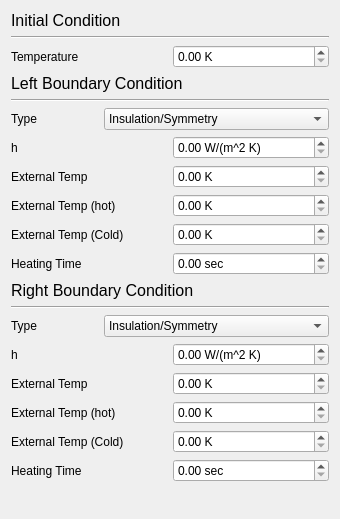
      <widget class="QWidget" name="TTab">
       <property name="geometry">
        <rect>
         <x>0</x>
         <y>0</y>
         <width>340</width>
         <height>519</height>
        </rect>
       </property>
       <attribute name="label">
        <string>Heat Conduction</string>
       </attribute>
       <layout class="QVBoxLayout" name="verticalLayout_4">
        <item>
         <widget class="QLabel" name="label_11">
          <property name="text">
           <string>&lt;!DOCTYPE HTML PUBLIC &quot;-//W3C//DTD HTML 4.0//EN&quot; &quot;http://www.w3.org/TR/REC-html40/strict.dtd&quot;&gt;
&lt;html&gt;&lt;head&gt;&lt;meta name=&quot;qrichtext&quot; content=&quot;1&quot; /&gt;&lt;style type=&quot;text/css&quot;&gt;
p, li { white-space: pre-wrap; }
&lt;/style&gt;&lt;/head&gt;&lt;body style=&quot; font-family:'Sans Serif'; font-size:9pt; font-weight:400; font-style:normal;&quot;&gt;
&lt;p style=&quot; margin-top:0px; margin-bottom:0px; margin-left:0px; margin-right:0px; -qt-block-indent:0; text-indent:0px;&quot;&gt;&lt;span style=&quot; font-size:12pt;&quot;&gt;Initial Condition&lt;/span&gt;&lt;/p&gt;&lt;/body&gt;&lt;/html&gt;</string>
          </property>
         </widget>
        </item>
        <item>
         <widget class="Line" name="line_4">
          <property name="orientation">
           <enum>Qt::Horizontal</enum>
          </property>
         </widget>
        </item>
        <item>
         <layout class="QHBoxLayout" name="horizontalLayout_10">
          <item>
           <widget class="QLabel" name="label_12">
            <property name="text">
             <string>Temperature</string>
            </property>
           </widget>
          </item>
          <item>
           <widget class="QDoubleSpinBox" name="spinTInit">
            <property name="suffix">
             <string> K</string>
            </property>
            <property name="maximum">
             <double>9999.989999999999782</double>
            </property>
           </widget>
          </item>
         </layout>
        </item>
        <item>
         <widget class="QLabel" name="label_13">
          <property name="text">
           <string>&lt;!DOCTYPE HTML PUBLIC &quot;-//W3C//DTD HTML 4.0//EN&quot; &quot;http://www.w3.org/TR/REC-html40/strict.dtd&quot;&gt;
&lt;html&gt;&lt;head&gt;&lt;meta name=&quot;qrichtext&quot; content=&quot;1&quot; /&gt;&lt;style type=&quot;text/css&quot;&gt;
p, li { white-space: pre-wrap; }
&lt;/style&gt;&lt;/head&gt;&lt;body style=&quot; font-family:'Sans Serif'; font-size:9pt; font-weight:400; font-style:normal;&quot;&gt;
&lt;p style=&quot; margin-top:0px; margin-bottom:0px; margin-left:0px; margin-right:0px; -qt-block-indent:0; text-indent:0px;&quot;&gt;&lt;span style=&quot; font-size:12pt;&quot;&gt;Left Boundary Condition&lt;/span&gt;&lt;/p&gt;&lt;/body&gt;&lt;/html&gt;</string>
          </property>
         </widget>
        </item>
        <item>
         <widget class="Line" name="line_5">
          <property name="orientation">
           <enum>Qt::Horizontal</enum>
          </property>
         </widget>
        </item>
        <item>
         <layout class="QHBoxLayout" name="horizontalLayout_15">
          <item>
           <widget class="QLabel" name="label_15">
            <property name="text">
             <string>Type</string>
            </property>
           </widget>
          </item>
          <item>
           <widget class="QComboBox" name="comboLeftBC">
            <property name="currentIndex">
             <number>0</number>
            </property>
            <item>
             <property name="text">
              <string>Insulation/Symmetry</string>
             </property>
            </item>
            <item>
             <property name="text">
              <string>Convection</string>
             </property>
            </item>
            <item>
             <property name="text">
              <string>Convection (Multiple Temperatures)</string>
             </property>
            </item>
           </widget>
          </item>
         </layout>
        </item>
        <item>
         <layout class="QHBoxLayout" name="horizontalLayout_11">
          <item>
           <widget class="QLabel" name="lbch">
            <property name="text">
             <string>h</string>
            </property>
           </widget>
          </item>
          <item>
           <widget class="QDoubleSpinBox" name="spinHLeft">
            <property name="suffix">
             <string> W/(m^2 K)</string>
            </property>
            <property name="maximum">
             <double>999.990000000000009</double>
            </property>
           </widget>
          </item>
         </layout>
        </item>
        <item>
         <layout class="QHBoxLayout" name="horizontalLayout_14">
          <item>
           <widget class="QLabel" name="lbctext">
            <property name="text">
             <string>External Temp</string>
            </property>
           </widget>
          </item>
          <item>
           <widget class="QDoubleSpinBox" name="spinTExtLeft">
            <property name="suffix">
             <string> K</string>
            </property>
            <property name="maximum">
             <double>9999.989999999999782</double>
            </property>
           </widget>
          </item>
         </layout>
        </item>
        <item>
         <layout class="QHBoxLayout" name="horizontalLayout_13">
          <item>
           <widget class="QLabel" name="lbctexthot">
            <property name="text">
             <string>External Temp (hot)</string>
            </property>
           </widget>
          </item>
          <item>
           <widget class="QDoubleSpinBox" name="spinTExtHotLeft">
            <property name="suffix">
             <string> K</string>
            </property>
            <property name="maximum">
             <double>9999.989999999999782</double>
            </property>
           </widget>
          </item>
         </layout>
        </item>
        <item>
         <layout class="QHBoxLayout" name="horizontalLayout_12">
          <item>
           <widget class="QLabel" name="lbctextcold">
            <property name="text">
             <string>External Temp (Cold)</string>
            </property>
           </widget>
          </item>
          <item>
           <widget class="QDoubleSpinBox" name="spinTExtColdLeft">
            <property name="suffix">
             <string> K</string>
            </property>
            <property name="maximum">
             <double>9999.989999999999782</double>
            </property>
           </widget>
          </item>
         </layout>
        </item>
        <item>
         <layout class="QHBoxLayout" name="horizontalLayout_20">
          <item>
           <widget class="QLabel" name="lbctheat">
            <property name="text">
             <string>Heating Time</string>
            </property>
           </widget>
          </item>
          <item>
           <widget class="QDoubleSpinBox" name="spinTHeatLeft">
            <property name="suffix">
             <string> sec</string>
            </property>
            <property name="maximum">
             <double>999999.989999999990687</double>
            </property>
           </widget>
          </item>
         </layout>
        </item>
        <item>
         <widget class="QLabel" name="label_19">
          <property name="text">
           <string>&lt;!DOCTYPE HTML PUBLIC &quot;-//W3C//DTD HTML 4.0//EN&quot; &quot;http://www.w3.org/TR/REC-html40/strict.dtd&quot;&gt;
&lt;html&gt;&lt;head&gt;&lt;meta name=&quot;qrichtext&quot; content=&quot;1&quot; /&gt;&lt;style type=&quot;text/css&quot;&gt;
p, li { white-space: pre-wrap; }
&lt;/style&gt;&lt;/head&gt;&lt;body style=&quot; font-family:'Sans Serif'; font-size:9pt; font-weight:400; font-style:normal;&quot;&gt;
&lt;p style=&quot; margin-top:0px; margin-bottom:0px; margin-left:0px; margin-right:0px; -qt-block-indent:0; text-indent:0px;&quot;&gt;&lt;span style=&quot; font-size:12pt;&quot;&gt;Right Boundary Condition&lt;/span&gt;&lt;/p&gt;&lt;/body&gt;&lt;/html&gt;</string>
          </property>
         </widget>
        </item>
        <item>
         <widget class="Line" name="line_6">
          <property name="orientation">
           <enum>Qt::Horizontal</enum>
          </property>
         </widget>
        </item>
        <item>
         <layout class="QHBoxLayout" name="horizontalLayout_9">
          <item>
           <widget class="QLabel" name="label_14">
            <property name="text">
             <string>Type</string>
            </property>
           </widget>
          </item>
          <item>
           <widget class="QComboBox" name="comboRightBC">
            <item>
             <property name="text">
              <string>Insulation/Symmetry</string>
             </property>
            </item>
            <item>
             <property name="text">
              <string>Convection</string>
             </property>
            </item>
            <item>
             <property name="text">
              <string>Convection (Multiple Temperatures)</string>
             </property>
            </item>
           </widget>
          </item>
         </layout>
        </item>
        <item>
         <layout class="QHBoxLayout" name="horizontalLayout_16">
          <item>
           <widget class="QLabel" name="rbch">
            <property name="text">
             <string>h</string>
            </property>
           </widget>
          </item>
          <item>
           <widget class="QDoubleSpinBox" name="spinHRight">
            <property name="suffix">
             <string> W/(m^2 K)</string>
            </property>
            <property name="maximum">
             <double>9999.989999999999782</double>
            </property>
           </widget>
          </item>
         </layout>
        </item>
        <item>
         <layout class="QHBoxLayout" name="horizontalLayout_17">
          <item>
           <widget class="QLabel" name="rbctext">
            <property name="text">
             <string>External Temp</string>
            </property>
           </widget>
          </item>
          <item>
           <widget class="QDoubleSpinBox" name="spinTExtRight">
            <property name="suffix">
             <string> K</string>
            </property>
            <property name="maximum">
             <double>9999.989999999999782</double>
            </property>
           </widget>
          </item>
         </layout>
        </item>
        <item>
         <layout class="QHBoxLayout" name="horizontalLayout_18">
          <item>
           <widget class="QLabel" name="rbctexthot">
            <property name="text">
             <string>External Temp (hot)</string>
            </property>
           </widget>
          </item>
          <item>
           <widget class="QDoubleSpinBox" name="spinTExtHotRight">
            <property name="suffix">
             <string> K</string>
            </property>
            <property name="maximum">
             <double>9999.989999999999782</double>
            </property>
           </widget>
          </item>
         </layout>
        </item>
        <item>
         <layout class="QHBoxLayout" name="horizontalLayout_19">
          <item>
           <widget class="QLabel" name="rbctextcold">
            <property name="text">
             <string>External Temp (Cold)</string>
            </property>
           </widget>
          </item>
          <item>
           <widget class="QDoubleSpinBox" name="spinTExtColdRight">
            <property name="suffix">
             <string> K</string>
            </property>
            <property name="maximum">
             <double>9999.989999999999782</double>
            </property>
           </widget>
          </item>
         </layout>
        </item>
        <item>
         <layout class="QHBoxLayout" name="horizontalLayout_21">
          <item>
           <widget class="QLabel" name="rbctheat">
            <property name="text">
             <string>Heating Time</string>
            </property>
           </widget>
          </item>
          <item>
           <widget class="QDoubleSpinBox" name="spinTHeatRight">
            <property name="suffix">
             <string> sec</string>
            </property>
            <property name="maximum">
             <double>999999.989999999990687</double>
            </property>
           </widget>
          </item>
         </layout>
        </item>
        <item>
         <spacer name="verticalSpacer_2">
          <property name="orientation">
           <enum>Qt::Vertical</enum>
          </property>
          <property name="sizeHint" stdset="0">
           <size>
            <width>20</width>
            <height>8</height>
           </size>
          </property>
         </spacer>
        </item>
       </layout>
      </widget>
